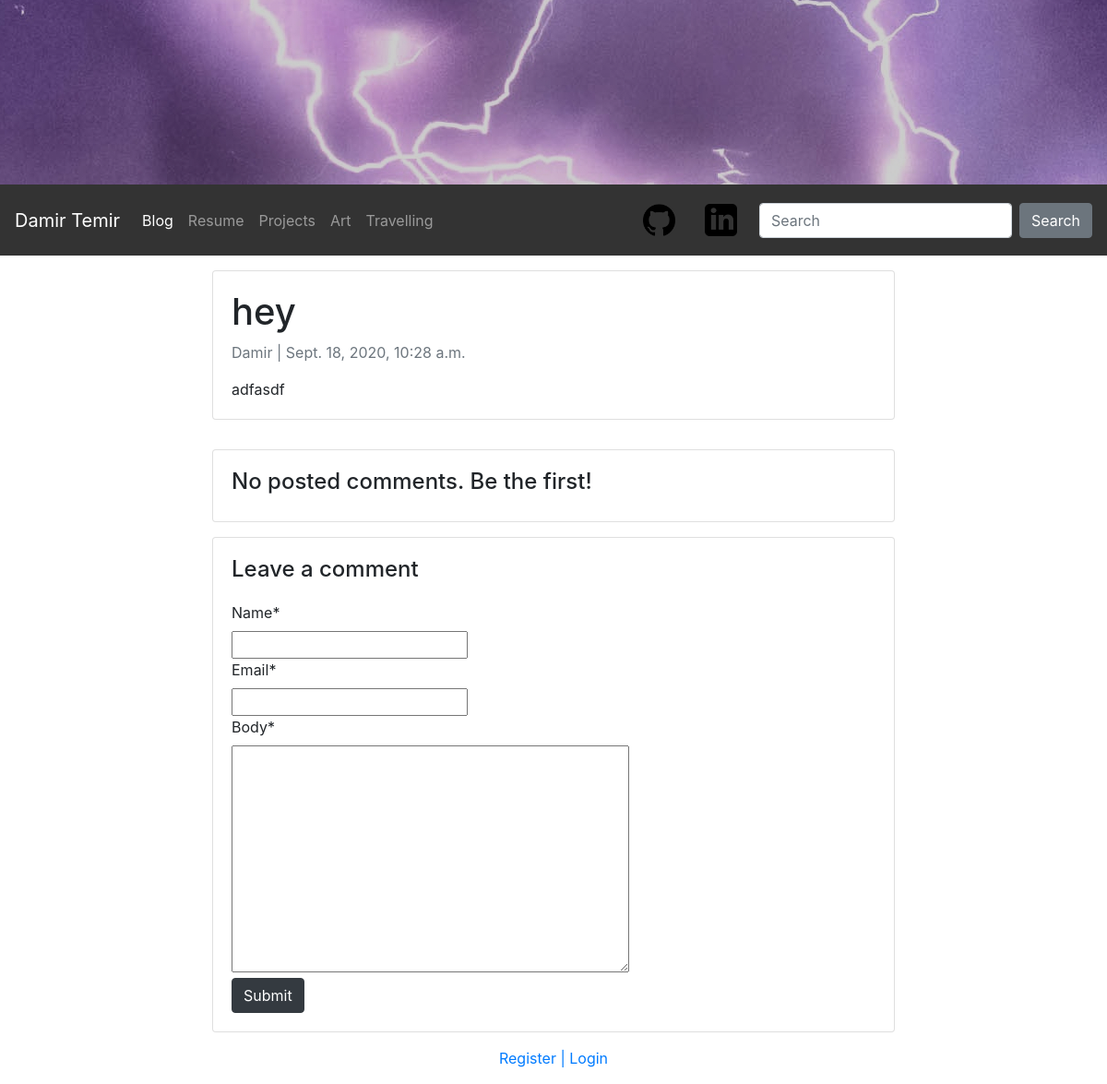
The app's page /blog/hey/ with its own data.
### blog/models.py (models this page shows, shortened)
class Post(models.Model):
    title = models.CharField(max_length=100, unique=True)
    header_image = models.ImageField(null=True, blank=True, upload_to='images/')
    slug = models.SlugField(max_length=100, unique=True)
    author = models.ForeignKey(User, on_delete=models.CASCADE, related_name='blog_posts')
    updated_on = models.DateTimeField(auto_now=True)
    content = models.TextField()
    created_on = models.DateTimeField(auto_now_add=True)
    status = models.IntegerField(choices=STATUS, default=0)
    category = models.CharField(max_length=255, default='Coding')
    class Meta:
        ordering = ['-created_on']

### blog/views.py (the view)
# urls.py: path('<slug:slug>/', views.post_detail, name='post_detail'),
def post_detail(request, slug):
    template_name = 'blog/post_detail.html'
    post = get_object_or_404(Post, slug=slug)
    comments = post.comments.filter(active=True)
    new_comment = None
    if request.method == 'POST':
        comment_form = CommentForm(data=request.POST)
        if comment_form.is_valid():
            new_comment = comment_form.save(commit=False)
            new_comment.post = post
            new_comment.save()
    else:
        comment_form = CommentForm()
    return render(request, template_name, {'post': post,
                                           'comments': comments,
                                           'new_comment': new_comment,
                                           'comment_form': comment_form})

### blog/forms.py
class CommentForm(forms.ModelForm):
    class Meta:
        model = Comment
        fields = ('name', 'email', 'body')

### blog/templates/blog/post_detail.html (shortened to what this page needs)
{% extends 'blog/nav.html' %}
{% load static %}
{% load crispy_forms_tags %}
{% block content %}
    <body>
    <div class="container align-items-center">
        <div class="row no-gutters">
            <div class="card col-md-8 mb-3 mx-auto mt-3 ">
            <div class="card-body">
                <h1>{% block title %} {{ post.title }} {% endblock title %}</h1>
                <p class="text-muted">{{ post.author }} | {{ post.created_on }}</p>
                <p class="card-text ">{{ post.content | safe }}</p>
            </div>
            </div>
        <div class="col-md-8 card mx-auto mt-3 ">
          <div class="card-body">
            {% if comments.count == 0 %}
            <h4>No posted comments. Be the first!</h4>
            {% else %}
            <h4>{{ comments.count }} comments</h4>
            {% endif %}
          </div>
        </div>
        <div class="col-md-8 card mx-auto mt-3 ">
          <div class="card-body">
            {% if new_comment %}
            <div class="alert alert-success" role="alert">
              Your comment is awaiting moderation
            </div>
            {% else %}
            <h4>Leave a comment</h4>
            <form method="post" style="margin-top: 1.3em;">
              {{ comment_form | crispy}}
              <button type="submit" class="btn btn-dark">Submit</button>
            </form>
            {% endif %}
          </div>
        </div>
      </div>
    </div>
    </body>
{% endblock content %}

### records on screen
Post: title "hey", author "Damir", created_on "Sept. 18, 2020, 10:28 a.m.", content "adfasdf"
